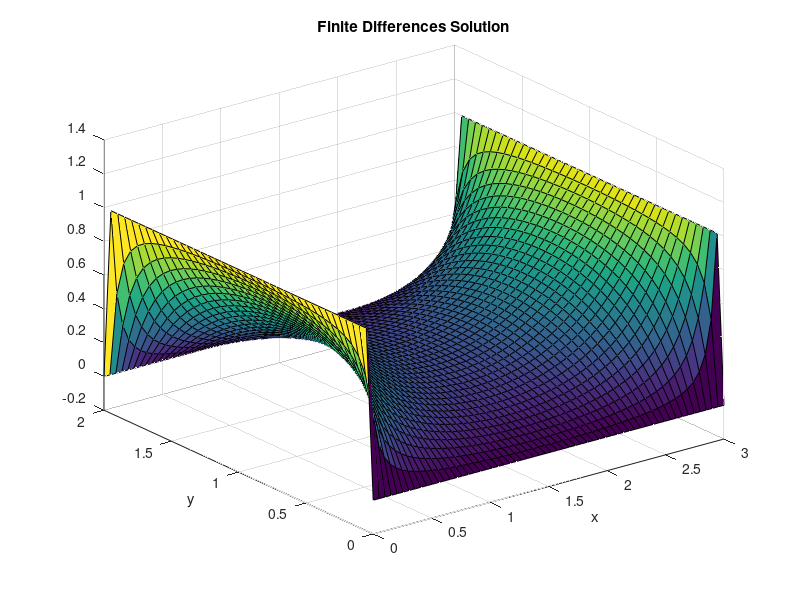
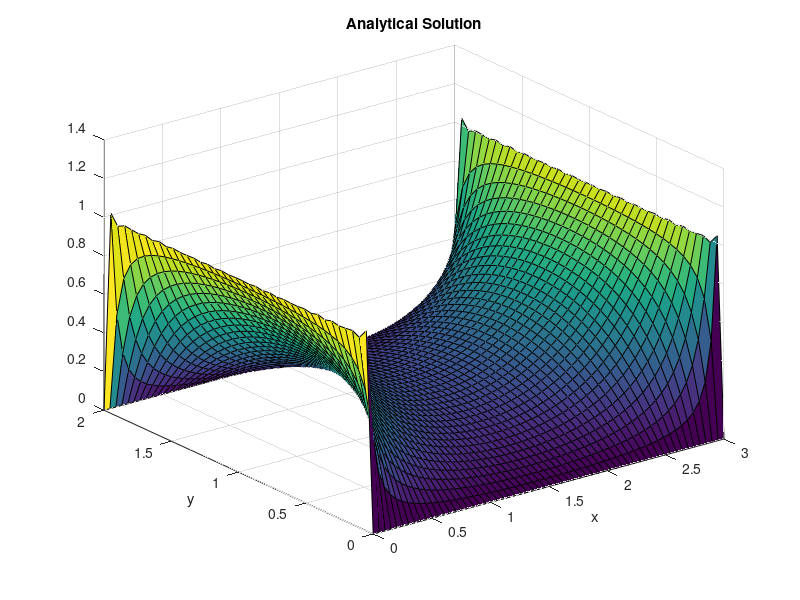

These figures' MATLAB source, in order:
%% Part 1.2
% The second stage involved modifying the boundary contitions of the
% region. The boundary conditions were set such that $V = V_0$ at $x = 0, x
% = L$ and at $y = 0, and y = W$, $V = 0$. The plot is generated and
% compared to the analytical solution. 

clear

L = 3;
W = 2;
V_0 = 1;

dx = 0.05;
dy = 0.05;

nx = L/dx;
ny = W/dy;

c1 = 1/(dx^2); 
c2 = 1/(dy^2);
c3 = -2*(1/dx^2 + 1/dy^2);

G = zeros(nx*ny,nx*ny);

for i = 2:nx-1
    for j = 2:ny-1
        
        n = i + (j - 1)*nx;
        nym = i + (j - 2)*nx;
        nyp = i + j*nx;
        nxm = (i - 1) + (j - 1)*nx;
        nxp = (i + 1) + (j - 1)*nx;
        
        G(n,n) = c3;
        G(n,nxm) = c1;
        G(n,nxp) = c1;
        G(n,nym) = c2;
        G(n,nyp) = c2;
    end
end

F = zeros(nx*ny,1);


%% 
% Given the changes to the boundary conditions, the matrices are filled
% using the iterative approach. 

for j = 1:ny
    n = 1 + (j - 1)*nx;
    
    G(n, n) = 1;
    F(n) = V_0;
    
    n1 = nx + (j-1)*nx;
    G(n1, n1) = 1;
    F(n1) = 1;  
end

for i = 1:nx
    
    n = i;
    G(n,n) = 1;
    
    n1 = i + (ny - 1)*nx;
    G(n1, n1) = 1;
    
    
end

F(1) = 0;
F(1 + (ny - 1)*nx) = 0;
F(nx) = 0;
F(nx + (ny - 1)*nx) = 0;

%Finding solution and reshaping the transpose
V = G\F;
solution = reshape(V,[nx, ny])';

x = linspace(0, L, nx);
y = linspace(0, W, ny);

figure(1)
surf(x, y, solution)
xlabel('x')
ylabel('y')
title('Finite Differences Solution')

%% 
% The analytical solution was then determined and compared to the solution
% generated for the Finite Difference Solution. The analyitcal solution was
% calculated by using an infinite series provided in the assignment. 

Asol = zeros(ny, nx);
x_anyl = repmat(linspace(-L/2,L/2,nx),ny,1);
y_anyl = repmat(linspace(0,W,ny),nx,1)';
count = 100;


for i=1:count
    count = 2*i - 1;
    Asol = Asol + 1./count.*cosh(count.*pi.*x_anyl./W)./cosh(count.*pi.*(L./2)./W).*sin(count.*pi.*y_anyl./W);
end

Asol = Asol.*4.*V_0./pi;

%%
% The analytical solution can be seen in the figure below. It was noted
% that these solutions are near identical. The different between the two
% stems from the time taken to reach a reasonable solution. 


figure(2);
surf(linspace(0,L,nx),linspace(0,W,ny),Asol);
xlabel('x');
ylabel('y');
title('Analytical Solution');

%% 
% Generating a movie to compare the two solutions, analytical and using
% Finite Difference, displays the difference between the two. The variable
% dependance of the analytical solution results in the plot taking longer
% to take shape. The analytical solution can be stopped when it is within a
% small error margin of the Finite Difference solution. 


        